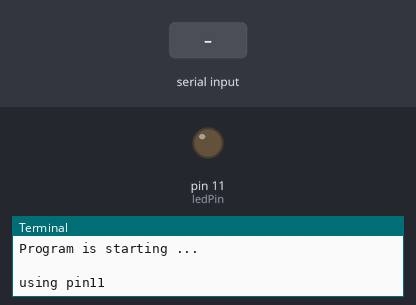
A program run on a simulated Raspberry Pi (header pin numbers). Parts: output pins drawn as LEDs (lit = HIGH), the last lines printed to the terminal. Inputs (shaded band) come from the test bench.

Above: at 1.2 s.
1.3 s: "0" typed at the terminal, then Enter
At 2.4 s:
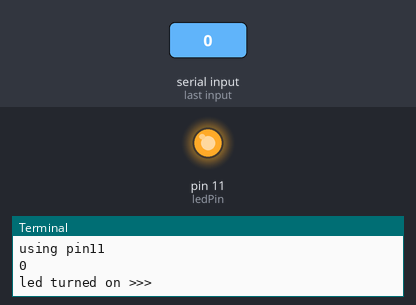
2.8 s: "2" typed at the terminal, then Enter
At 3.5 s:
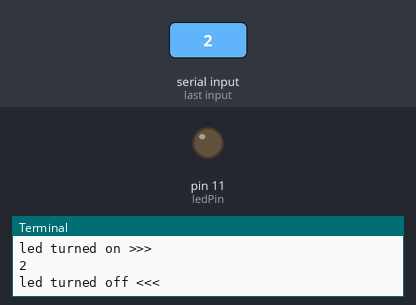
Timing chart, 0 to 5.8 s (numbered marks = the images above; inputs shaded):
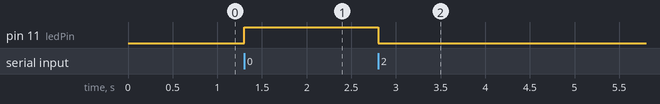

Measured:
- after the input at 1.3 s, pin 11 (ledPin): LOW → HIGH at once
- after the input at 2.8 s, pin 11 (ledPin): HIGH → LOW at once

The program:

ledcontrol.py
```python
#!/usr/bin/env python3
########################################################################
# Filename    : Blink.py
# Description : Basic usage of GPIO. Let led blink.
# auther      : www.freenove.com
# modification: 2019/12/28
########################################################################
import RPi.GPIO as GPIO
import time

ledPin = 11    # define ledPin

def setup():
    GPIO.setmode(GPIO.BOARD)       # use PHYSICAL GPIO Numbering
    GPIO.setup(ledPin, GPIO.OUT)   # set the ledPin to OUTPUT mode
    GPIO.output(ledPin, GPIO.LOW)  # make ledPin output LOW level
    print ('using pin%d'%ledPin)

def loop():
    while True:
        #if there is keyboard input, change the LED state accordingly
        if input() != '1':
            if GPIO.input(ledPin)==GPIO.LOW:
                GPIO.output(ledPin,GPIO.HIGH)
                print('led turned on >>>')
            else :
                GPIO.output(ledPin,GPIO.LOW)
                print('led turned off <<<')
        time.sleep(0.1)


def destroy():
    GPIO.cleanup()                      # Release all GPIO

if __name__ == '__main__':    # Program entrance
    print ('Program is starting ... \n')
    setup()
    try:
        loop()
    except KeyboardInterrupt:   # Press ctrl-c to end the program.
        destroy()
```
